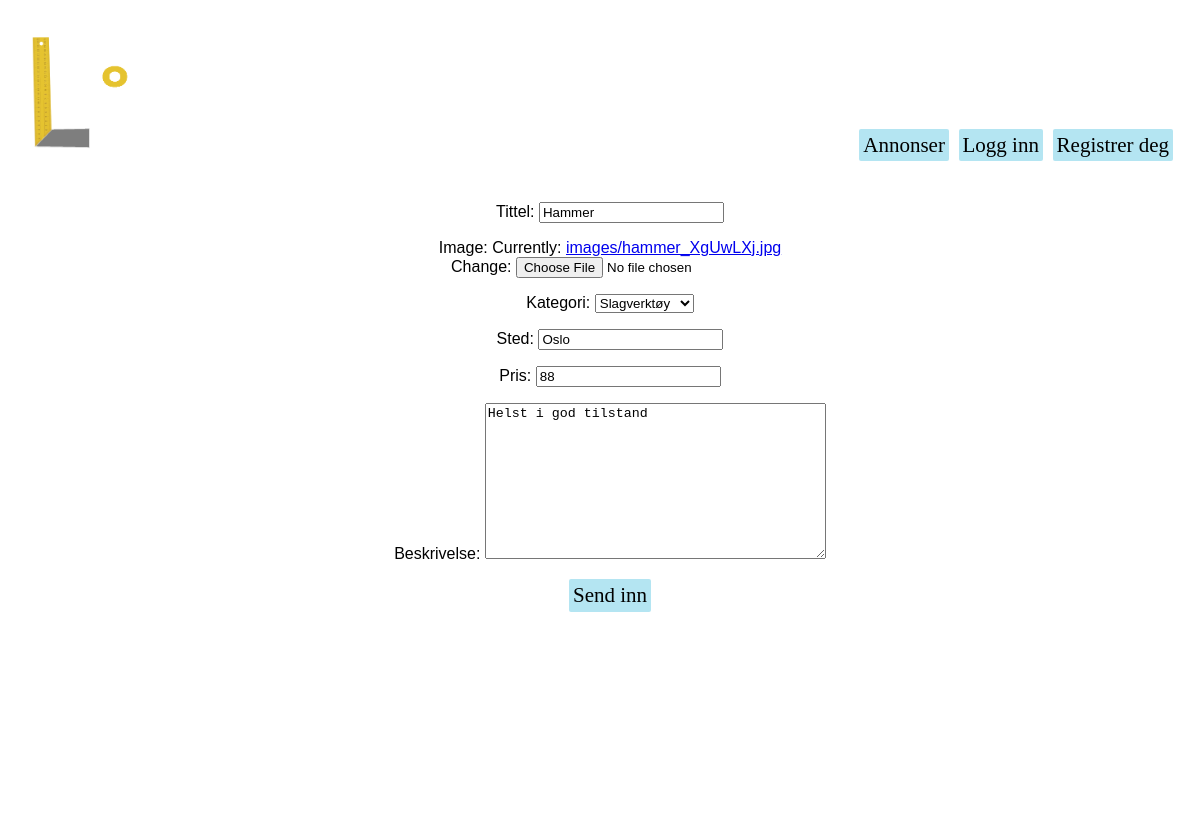
Page /homepage/listing/edit/55 on the committed database.
### homepage/models.py (models this page shows, shortened)
class Listing(models.Model):
    owner = models.ForeignKey(User, verbose_name = 'User', on_delete=models.CASCADE, null=True) #user burde kanskje endres til settings.AUTH_USER_MODEL. må i så fall django.conf import settings
    title = models.CharField(max_length=50, verbose_name="Tittel")
    image = models.ImageField(upload_to='images/', null=True)
    loaned = models.BooleanField(default=False, verbose_name="Utlånt?")
    price = models.PositiveSmallIntegerField(verbose_name='Pris', default=0)
    location = models.CharField(max_length=100, verbose_name="Sted") #burde kanskje være annet enn CharField. Gjør det vanskelig å sortere etter denne attributten
    description = models.TextField(verbose_name="Beskrivelse")
    wantToLoan = models.BooleanField(default=False, verbose_name="Ønskes lånt?")
    SW = 1
    PT = 2
    WD = 3
    CT = 4
    SV = 5
    BO = 6
    OT = 7
    CATEGORY_CHOICES = (
        (SW, 'Saging'),
        (PT, 'Maling'),
        (WD, 'Sveising'),
        (CT, 'Kutt/Kapping'),
        (SV, 'Skruverktøy'),
        (BO, 'Slagverktøy'),
        (OT, 'Annet'),
    )
    category = models.PositiveSmallIntegerField(
        choices = CATEGORY_CHOICES,
        default = OT,
        verbose_name="Kategori",
    )

### homepage/views.py (the view)
# urls.py: path('listing/edit/<int:listing_id>', views.edit_listing, name='edit_listing'),
def edit_listing(request, listing_id):
    queryset = Listing.objects.get(id=listing_id)
    form = EditListingForm(instance=queryset)
    if request.method == 'POST':
        form = EditListingForm(request.POST, request.FILES, instance=queryset)
        if form.is_valid():
            form.save()
            return listing(request, listing_id)
    return render(request, 'homepage/listing_edit.html', {'form':form})

### homepage/forms.py
class EditListingForm(ModelForm):
    class Meta:
        model = Listing
        fields = ['title', 'image', 'category', 'location', 'price', 'description']

### homepage/templates/homepage/listing_edit.html (shortened to what this page needs)
{% extends "users/base.html" %}
{% block content %}
    <div>
        <form action="" method = "post" enctype="multipart/form-data">
            {{ form.as_p }}
            <input type="submit" value="Send inn" class="knapp">
        </form>
    </div>
{% endblock content %}

### users/static/stylish.css (style rules this page uses)
.bg { margin: 0px; background-image: url("../static/img/standinBG2_r.jpg"); background-size: cover; height: 100%; min-height: 100vh; font-family: 'Courier New', Courier, monospace; }
button, .knapp, .knappStor { background-color: rgb(180, 229, 242); padding: 4px; text-decoration: none; box-shadow: 2px; font-family: "Times New Roman", Times, serif; color: black; border: none; border-radius: 2px; font-size: 21px; }

### rows in the picture
Listing: title "Hammer", category "Slagverktøy", location "Oslo", price "88", description "Helst i god tilstand"
